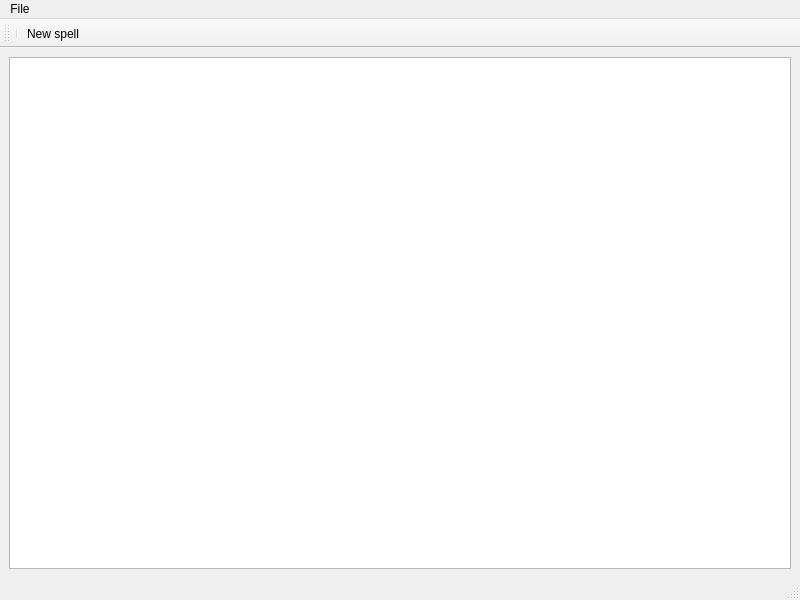
<?xml version="1.0" encoding="UTF-8"?>
<ui version="4.0">
 <class>spell_editor</class>
 <widget class="QMainWindow" name="spell_editor">
  <property name="geometry">
   <rect>
    <x>0</x>
    <y>0</y>
    <width>800</width>
    <height>600</height>
   </rect>
  </property>
  <property name="windowTitle">
   <string>MainWindow</string>
  </property>
  <widget class="QWidget" name="centralwidget">
   <layout class="QHBoxLayout" name="horizontalLayout">
    <item>
     <widget class="QSplitter" name="splitter">
      <property name="orientation">
       <enum>Qt::Horizontal</enum>
      </property>
      <widget class="QTableWidget" name="sTable">
       <property name="editTriggers">
        <set>QAbstractItemView::NoEditTriggers</set>
       </property>
       <property name="selectionBehavior">
        <enum>QAbstractItemView::SelectRows</enum>
       </property>
      </widget>
     </widget>
    </item>
   </layout>
  </widget>
  <widget class="QMenuBar" name="menubar">
   <property name="geometry">
    <rect>
     <x>0</x>
     <y>0</y>
     <width>800</width>
     <height>22</height>
    </rect>
   </property>
   <widget class="QMenu" name="menuFile">
    <property name="title">
     <string>File</string>
    </property>
    <addaction name="actionNew"/>
    <addaction name="actionSave"/>
    <addaction name="actionOpen"/>
   </widget>
   <addaction name="menuFile"/>
  </widget>
  <widget class="QStatusBar" name="statusbar"/>
  <widget class="QToolBar" name="toolBar">
   <property name="windowTitle">
    <string>toolBar</string>
   </property>
   <attribute name="toolBarArea">
    <enum>TopToolBarArea</enum>
   </attribute>
   <attribute name="toolBarBreak">
    <bool>false</bool>
   </attribute>
   <addaction name="separator"/>
   <addaction name="actionSpellNew"/>
  </widget>
  <action name="actionOpen">
   <property name="text">
    <string>Open..</string>
   </property>
  </action>
  <action name="actionNew">
   <property name="text">
    <string>New</string>
   </property>
  </action>
  <action name="actionSave">
   <property name="text">
    <string>Save as..</string>
   </property>
  </action>
  <action name="actionSpellNew">
   <property name="text">
    <string>New spell</string>
   </property>
  </action>
 </widget>
 <resources/>
 <connections/>
</ui>
